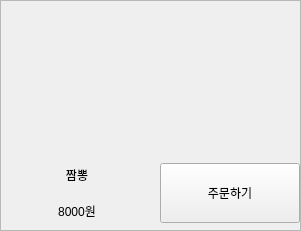
            <widget class="QFrame" name="frame_7">
             <property name="minimumSize">
              <size>
               <width>301</width>
               <height>231</height>
              </size>
             </property>
             <property name="maximumSize">
              <size>
               <width>301</width>
               <height>231</height>
              </size>
             </property>
             <property name="frameShape">
              <enum>QFrame::StyledPanel</enum>
             </property>
             <property name="frameShadow">
              <enum>QFrame::Raised</enum>
             </property>
             <widget class="QWidget" name="verticalLayoutWidget_11">
              <property name="geometry">
               <rect>
                <x>0</x>
                <y>0</y>
                <width>302</width>
                <height>228</height>
               </rect>
              </property>
              <layout class="QVBoxLayout" name="verticalLayout_27">
               <item>
                <widget class="QLabel" name="label_38">
                 <property name="minimumSize">
                  <size>
                   <width>300</width>
                   <height>150</height>
                  </size>
                 </property>
                 <property name="maximumSize">
                  <size>
                   <width>300</width>
                   <height>150</height>
                  </size>
                 </property>
                 <property name="text">
                  <string/>
                 </property>
                 <property name="pixmap">
                  <pixmap>../img/jjang.jpeg</pixmap>
                 </property>
                 <property name="scaledContents">
                  <bool>true</bool>
                 </property>
                </widget>
               </item>
               <item>
                <layout class="QHBoxLayout" name="horizontalLayout_14">
                 <item>
                  <layout class="QVBoxLayout" name="verticalLayout_28">
                   <item>
                    <widget class="QLabel" name="label_39">
                     <property name="minimumSize">
                      <size>
                       <width>150</width>
                       <height>30</height>
                      </size>
                     </property>
                     <property name="maximumSize">
                      <size>
                       <width>150</width>
                       <height>30</height>
                      </size>
                     </property>
                     <property name="layoutDirection">
                      <enum>Qt::LeftToRight</enum>
                     </property>
                     <property name="text">
                      <string>짬뽕</string>
                     </property>
                     <property name="alignment">
                      <set>Qt::AlignCenter</set>
                     </property>
                    </widget>
                   </item>
                   <item>
                    <widget class="QLabel" name="label_40">
                     <property name="minimumSize">
                      <size>
                       <width>150</width>
                       <height>30</height>
                      </size>
                     </property>
                     <property name="maximumSize">
                      <size>
                       <width>150</width>
                       <height>30</height>
                      </size>
                     </property>
                     <property name="text">
                      <string>8000원</string>
                     </property>
                     <property name="alignment">
                      <set>Qt::AlignCenter</set>
                     </property>
                    </widget>
                   </item>
                  </layout>
                 </item>
                 <item>
                  <widget class="QPushButton" name="selectButton_4">
                   <property name="minimumSize">
                    <size>
                     <width>140</width>
                     <height>60</height>
                    </size>
                   </property>
                   <property name="maximumSize">
                    <size>
                     <width>140</width>
                     <height>60</height>
                    </size>
                   </property>
                   <property name="styleSheet">
                    <string notr="true">QPushButton:pressed {
    background-color: grey;  /* 버튼을 눌렀을 때 배경색 */
    color: white;            /* 버튼을 눌렀을 때 글자색 */
}</string>
                   </property>
                   <property name="text">
                    <string>주문하기</string>
                   </property>
                  </widget>
                 </item>
                </layout>
               </item>
              </layout>
             </widget>
            </widget>
